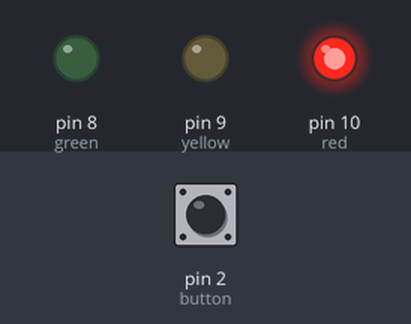
The sketch below on a simulated Arduino Uno, built with avr-gcc and run on an emulated ATmega328P. On the bench: output pins drawn as LEDs (lit = HIGH). Dashed ring = blinking. Inputs (shaded band) come from the test bench; at power-on: pin 2 (button) LOW.

Above: at 3.8 s.
3.9 s: pin 2 (button) pulled HIGH for 1.4 s
At 4.4 s:
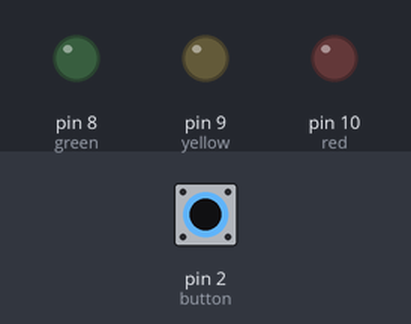
7.4 s: pin 2 (button) pulled HIGH for 3.2 s
At 17.6 s:
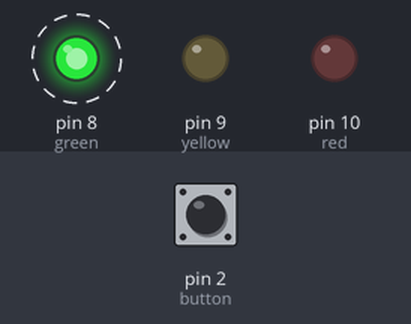
Timing chart, 0 to 21.0 s (numbered marks = the images above; inputs shaded):
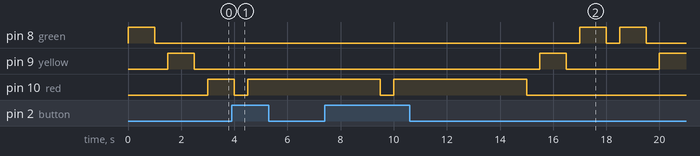

Measured:
- after the input at 3.9 s, pin 8 (green): stays LOW (without the input it goes to HIGH after 0.60 s); pin 9 (yellow): stays LOW (without the input it goes to HIGH after 2.1 s)

The sketch:

lab05.ino
```cpp
// C++ code
//
int green=8;
int yellow=9;
int red=10;
int button=2;
void setup()
{
  pinMode(green,OUTPUT);
  pinMode(yellow,OUTPUT);
  pinMode(red,OUTPUT);
  pinMode(button, INPUT);
  Serial.begin(9600);
}
void loop()
{
  int buttonState = digitalRead(button);
  if(buttonState == HIGH){
    Pressionado();
  }else{
    NaoPressionado();
  }
}

void Pressionado(){
	digitalWrite(red,HIGH);
    delay(5000);
    digitalWrite(red, LOW);
    delay(500);
  if (digitalRead(button) == HIGH) return;
    digitalWrite(yellow, HIGH);
    delay(1000);
    digitalWrite(yellow, LOW);
    delay(500);
  if (digitalRead(button) == HIGH) return;
    digitalWrite(green, HIGH);
    delay(1000);
    digitalWrite(green, LOW);
    delay(500);
  if (digitalRead(button) == HIGH) return;
}

void NaoPressionado(){
    digitalWrite(green, HIGH);
    delay(1000);
    digitalWrite(green, LOW);
    delay(500);
  if (digitalRead(button) == HIGH) return;
    digitalWrite(yellow, HIGH);
    delay(1000);
    digitalWrite(yellow, LOW);
    delay(500);
  if (digitalRead(button) == HIGH) return;
    digitalWrite(red, HIGH);
    delay(1000);
    digitalWrite(red, LOW);
    delay(500);
  if (digitalRead(button) == HIGH) return;
}
```
